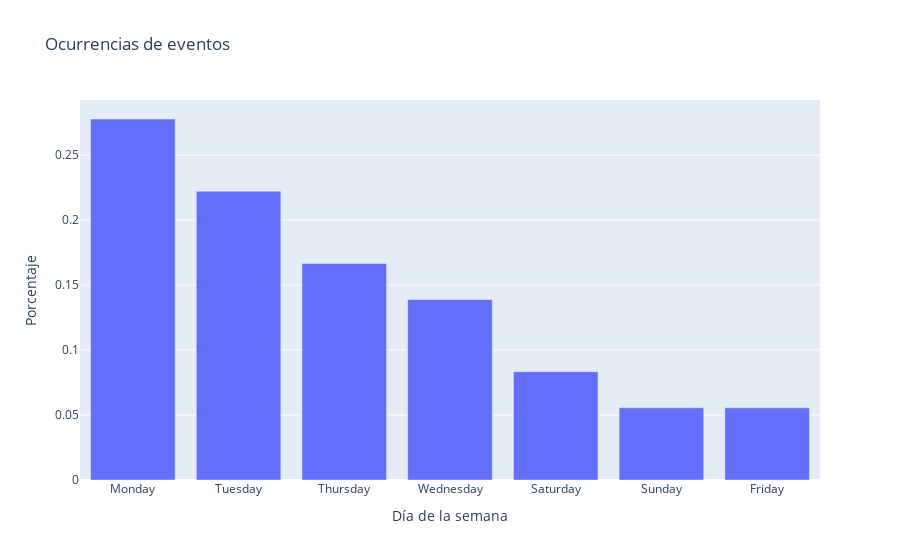

Here is the notebook cell this chart was saved with:
### Markdown cell above
----
----
## 5) Con la info histórica del valor del dólar y del blue, realizar un análisis exploratorio.
Cruzar la data con sucesos importantes a nivel político-económico y graficar mes a mes.

### Code cell
px.bar(x = eventos['dia_semana'].value_counts().index, 
       y = eventos['dia_semana'].value_counts().values/len(eventos), 
       labels={'y':'Porcentaje','x':'Día de la semana'}, 
       title='Ocurrencias de eventos')

### Figure 1 — Plotly figure (JSON) as saved in the notebook; plotly's stock layout.template omitted (floating-point values rounded to 4 significant figures)
{"data": [{"alignmentgroup": "True", "hovertemplate": "Día de la semana=%{x}<br>Porcentaje=%{y}<extra></extra>", "legendgroup": "", "marker": {"color": "#636efa", "pattern": {"shape": ""}}, "name": "", "offsetgroup": "", "orientation": "v", "showlegend": false, "textposition": "auto", "type": "bar", "x": ["Monday", "Tuesday", "Thursday", "Wednesday", "Saturday", "Sunday", "Friday"], "xaxis": "x", "y": [0.2778, 0.2222, 0.1667, 0.1389, 0.08333, 0.05556, 0.05556], "yaxis": "y"}], "layout": {"barmode": "relative", "legend": {"tracegroupgap": 0}, "title": {"text": "Ocurrencias de eventos"}, "xaxis": {"anchor": "y", "domain": [0, 1], "title": {"text": "Día de la semana"}}, "yaxis": {"anchor": "x", "domain": [0, 1], "title": {"text": "Porcentaje"}}}}
